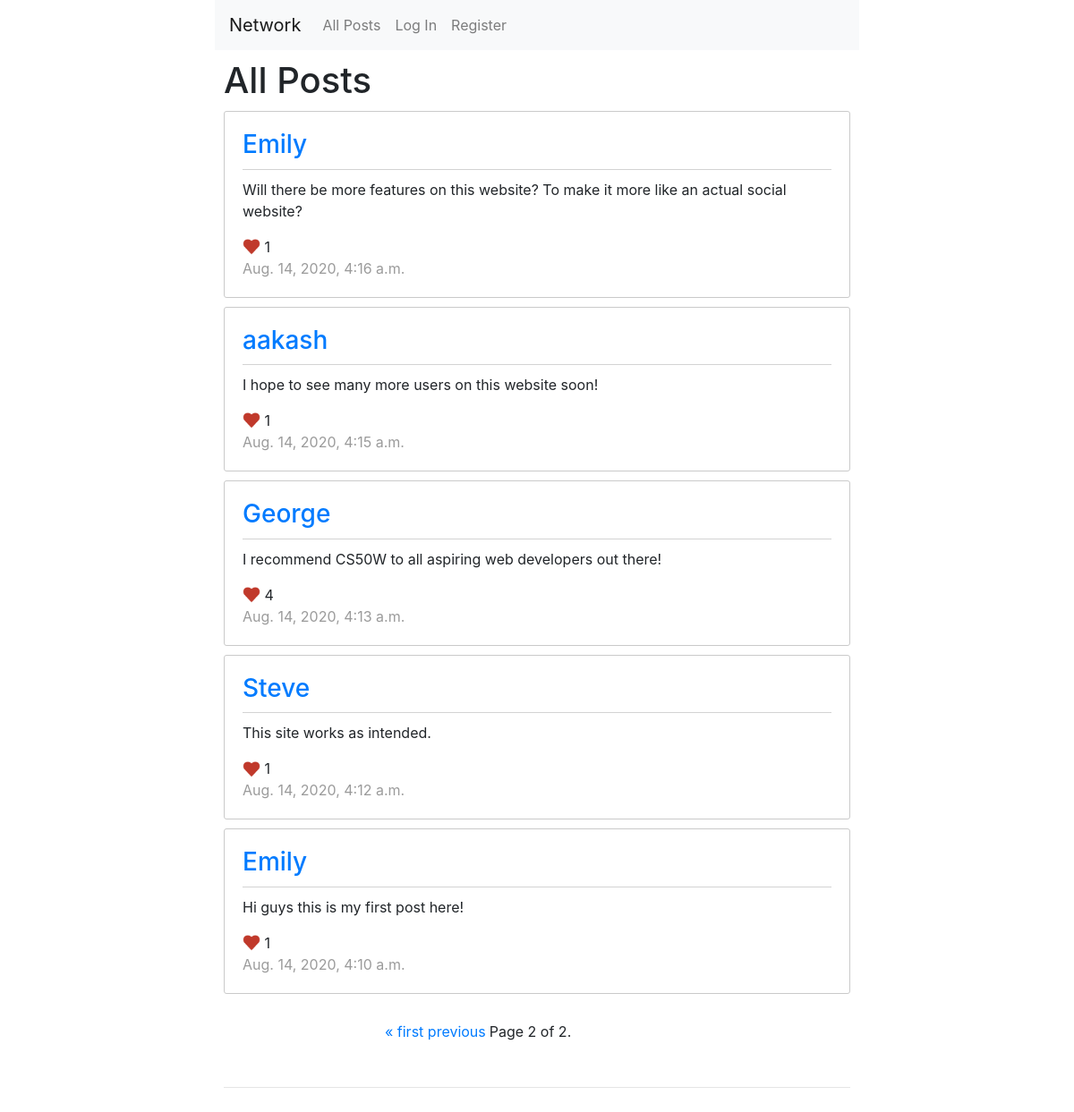
Screenshot of /?page=2 with the database file from the repository.
### network/models.py (models this page shows, shortened)
class Post(models.Model):
    user = models.ForeignKey(User, on_delete=models.CASCADE)
    content = models.CharField(max_length=300)
    liked_by = models.ManyToManyField(User, related_name="likes")
    total_likes = models.IntegerField(default=0)
    timestamp = models.DateTimeField(auto_now_add=True)

class User(AbstractUser):
    pass

### network/views.py (the view)
# urls.py: path("", views.index, name="index"),
def index(request):
    posts = Post.objects.all().order_by('-timestamp')
    paginator = Paginator(posts, 10)
    page_number = request.GET.get('page')
    page_obj = paginator.get_page(page_number)
    current_user = request.user
    return render(request, "network/index.html", {'current_user': current_user, 'page_obj': page_obj})

### network/templates/network/index.html (shortened to what this page needs)
{% extends "network/layout.html" %}
{% load static %}
{% load tz %}
{% block body %}
    <h1 class="pageHeading">All Posts</h1>
    {% for post in page_obj %}
        <div id="post_{{ post.id }}" class='post_container'>
            <a href="{% url 'userProfile' username=post.user.username %}"><h3>{{ post.user.username }}</h3></a>
            <p class="content">{{ post.content }}</p>
            <img src="{% static 'network/heart.png' %}" style="height: 20px; width: 20px; margin-top: -5px">
            <text class="total_likes">{{ post.total_likes }}</text>
            <time class="time" style="display: block;">{{ post.timestamp|localtime }}</time>
        </div>
    {% endfor %}
    <div class="pagination">
        <span class="step-links">
            <span class="prev">
                {% if page_obj.has_previous %}
                    <a href="?page=1">&laquo; first</a>
                    <a href="?page={{ page_obj.previous_page_number }}">previous</a>
                {% endif %}
            </span>
            <span class="current">
                Page {{ page_obj.number }} of {{ page_obj.paginator.num_pages }}.
            </span>
            <span class="next">
            </span>
        </span>
    </div>
    <hr>
{% endblock %}

### network/static/network/styles.css (style rules this page uses)
body { margin-left: 20%; margin-right: 20%; }
.pageHeading { margin: 10px; }
hr { margin: 30px 10px 30px 10px; }
.post_container { padding: 20px; border: 1px solid rgb(202, 202, 202); border-radius: 3px; margin: 10px; }
.time { color: rgb(155, 155, 155); }
.content { margin-top: 10px; border-top: 1px solid rgb(211, 211, 211); padding-top: 10px; }
.pagination { width: fit-content; margin-left: auto; margin-right: auto; padding: 20px; }
.step-links { width: 340px; display: flex; flex-direction: row; }
.prev { flex: 34%; }
.current { flex: 28%; }
.next { flex: 37%; }

### rows the page displays
Post: user.username "Emily", content "Will there be more features on this website? To make it more like an actual social website?", total_likes "1", timestamp "Aug. 14, 2020, 4:16 a.m."
Post: user.username "aakash", content "I hope to see many more users on this website soon!", total_likes "1", timestamp "Aug. 14, 2020, 4:15 a.m."
Post: user.username "George", content "I recommend CS50W to all aspiring web developers out there!", total_likes "4", timestamp "Aug. 14, 2020, 4:13 a.m."
Post: user.username "Steve", content "This site works as intended.", total_likes "1", timestamp "Aug. 14, 2020, 4:12 a.m."
Post: user.username "Emily", content "Hi guys this is my first post here!", total_likes "1", timestamp "Aug. 14, 2020, 4:10 a.m."

### other values shown
{{ page_obj.number }} "2"
{{ page_obj.paginator.num_pages }} "2"
